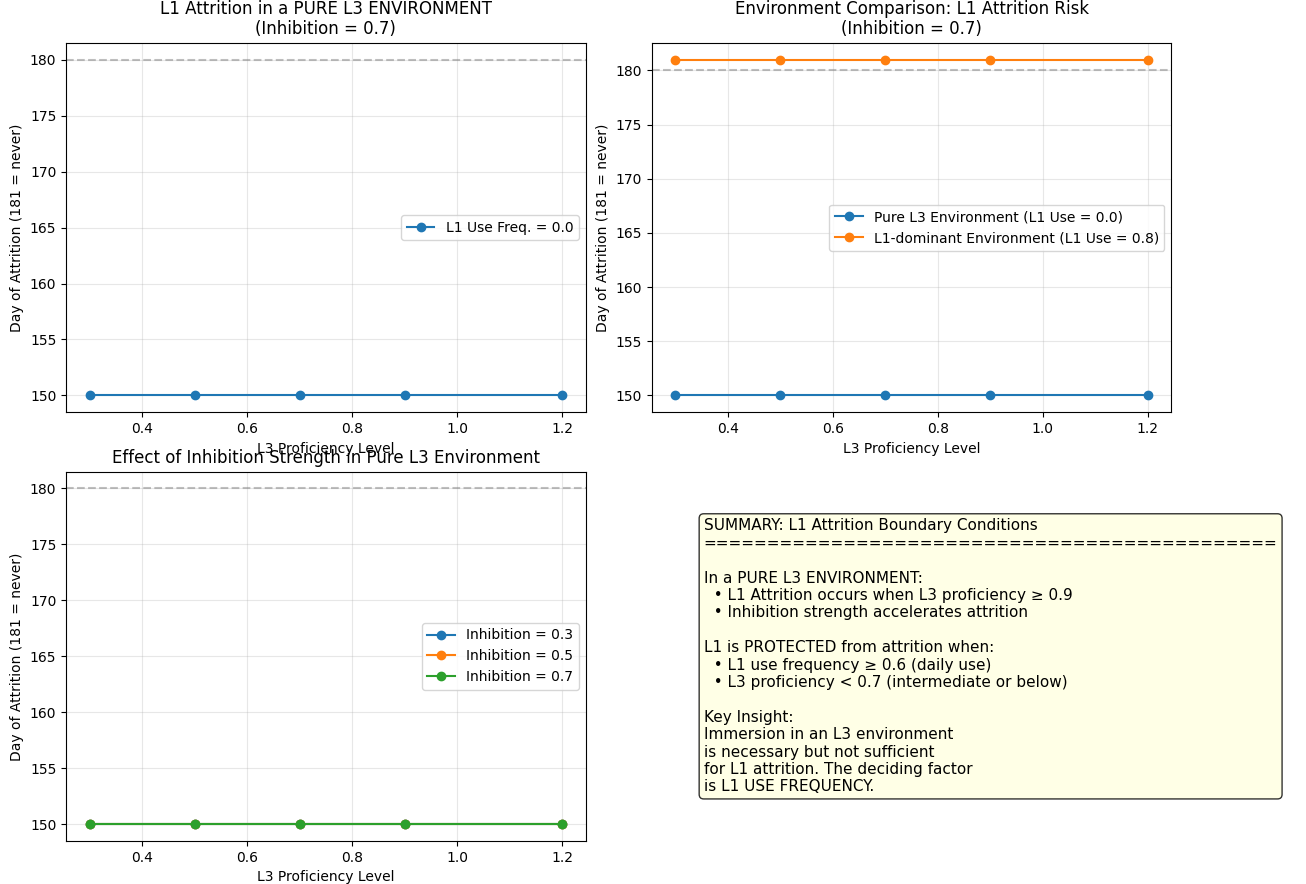

Write the Python code that produced this figure.
# -*- coding: utf-8 -*-
"""
L1-L3 Pure Attrition Model: When does L1 Chinese undergo attrition under L3 Japanese environment?

Explores the boundary conditions of L1 attrition by systematically varying:
- L3 proficiency level
- L1 use frequency
- Inhibition strength

Crucially, identifies and visualizes the "Pure L3 Environment" condition.
No L2 (English) involved. Pure L1-L3 bilingual competition.
"""

import numpy as np
import matplotlib.pyplot as plt

# =============================================
# 1. Fixed Parameters
# =============================================
days = 180  # 6 months simulation
learning_rate = 0.008  # L3 daily learning rate
decay_rate = 0.005  # L1 decay rate when NOT used
input_strength = 0.1  # External input strength
decay = 0.1  # Natural activation decay
steps = 100  # Time steps per trial
attrition_threshold = 0.05  # Below this, L1 is considered attrited


# =============================================
# 2. Core Competition Function
# =============================================
def simulate_l1_l3_competition(L1_base, L3_base, inhibition=0.7):
    L1_act = np.zeros(steps)
    L3_act = np.zeros(steps)

    L1_act[0] = 0.0
    L3_act[0] = 0.0

    for t in range(1, steps):
        inp_L1 = input_strength * L1_base
        inp_L3 = input_strength * L3_base

        decay_L1 = decay * L1_act[t - 1]
        decay_L3 = decay * L3_act[t - 1]

        inhib_L1 = inhibition * L3_act[t - 1]
        inhib_L3 = inhibition * L1_act[t - 1]

        L1_act[t] = L1_act[t - 1] + inp_L1 - decay_L1 - inhib_L1
        L3_act[t] = L3_act[t - 1] + inp_L3 - decay_L3 - inhib_L3

        L1_act[t] = max(0, L1_act[t])
        L3_act[t] = max(0, L3_act[t])

    return np.max(L1_act)


# =============================================
# 3. Parameter Space Exploration
# =============================================
# Define parameter ranges to explore
L3_proficiency_levels = [0.3, 0.5, 0.7, 0.9, 1.2]  # Different L3 final levels
L1_use_frequencies = [0.0, 0.2, 0.4, 0.6, 0.8]  # How often L1 is used daily
inhibition_levels = [0.3, 0.5, 0.7]  # Different inhibition strengths

# Store results
attrition_results = []  # (L3_prof, L1_use, inhibition, attrition_day, reversible, environment_type)

for L3_target in L3_proficiency_levels:
    for L1_use in L1_use_frequencies:
        # --- 新增：根据L1使用频率，明确标记当前环境类型 ---
        if L1_use < 0.2:
            environment_type = "Pure L3 Environment"
        elif L1_use > 0.6:
            environment_type = "L1-dominant Environment"
        else:
            environment_type = "Mixed Environment"

        for inhib in inhibition_levels:
            # Calculate L3 learning rate to reach target in 180 days
            L3_baseline = 0.1
            L3_lr = (L3_target - 0.1) / days

            L1_baseline = 0.8
            attrition_day = None

            for day in range(days + 1):
                # Simulate competition
                simulate_l1_l3_competition(L1_baseline, L3_baseline, inhib)

                # Check if L1 baseline has fallen below attrition threshold
                if attrition_day is None and L1_baseline < attrition_threshold:
                    attrition_day = day

                # Daily updates: L1 decays if not used, L3 grows
                L1_baseline -= (1 - L1_use) * decay_rate
                L3_baseline += L3_lr

                L1_baseline = max(0, L1_baseline)
                L3_baseline = max(0, L3_baseline)

            # Check reversibility
            if attrition_day is not None:
                L1_recovery = L1_baseline
                for recovery_day in range(30):
                    L1_recovery += L1_use * decay_rate
                    L1_recovery = min(0.8, L1_recovery)
                reversible = L1_recovery > attrition_threshold
            else:
                reversible = True

            attrition_results.append({
                'L3_proficiency': L3_target,
                'L1_use_frequency': L1_use,
                'inhibition': inhib,
                'attrition_day': attrition_day,
                'reversible': reversible,
                'environment': environment_type
            })

# =============================================
# 4. Visualization
# =============================================
fig, axes = plt.subplots(2, 2, figsize=(14, 12))

# --- 修改后的 Plot 1: 专门展示“纯L3环境”下的磨损 ---
ax = axes[0, 0]
# 筛选出纯L3环境的数据
pure_l3_data = [r for r in attrition_results if r['environment'] == "Pure L3 Environment" and r['inhibition'] == 0.7]
l1_uses_in_pure_l3 = sorted(list(set([r['L1_use_frequency'] for r in pure_l3_data])))

for l1_use in l1_uses_in_pure_l3:
    subset = [r for r in pure_l3_data if r['L1_use_frequency'] == l1_use]
    days_to_attrition = [r['attrition_day'] if r['attrition_day'] is not None else 181 for r in subset]
    ax.plot(L3_proficiency_levels, days_to_attrition, 'o-', label=f'L1 Use Freq. = {l1_use}')

ax.set_xlabel('L3 Proficiency Level')
ax.set_ylabel('Day of Attrition (181 = never)')
ax.set_title('L1 Attrition in a PURE L3 ENVIRONMENT\n(Inhibition = 0.7)')
ax.legend()
ax.axhline(y=180, color='gray', linestyle='--', alpha=0.5)
ax.grid(True, alpha=0.3)

# Plot 2: 环境对比
ax = axes[0, 1]
# 筛选不同环境下的数据
for env_type in ["Pure L3 Environment", "L1-dominant Environment"]:
    subset = [r for r in attrition_results if r['environment'] == env_type and r['inhibition'] == 0.7]
    if not subset: continue
    l1_use_val = subset[0]['L1_use_frequency']
    days_to_attrition = [r['attrition_day'] if r['attrition_day'] is not None else 181 for r in subset]
    ax.plot(L3_proficiency_levels, days_to_attrition, 'o-', label=f'{env_type} (L1 Use = {l1_use_val})')

ax.set_xlabel('L3 Proficiency Level')
ax.set_ylabel('Day of Attrition (181 = never)')
ax.set_title('Environment Comparison: L1 Attrition Risk\n(Inhibition = 0.7)')
ax.legend()
ax.axhline(y=180, color='gray', linestyle='--', alpha=0.5)
ax.grid(True, alpha=0.3)

# Plot 3: Effect of inhibition strength (保持原样)
ax = axes[1, 0]
for inhib in inhibition_levels:
    subset = [r for r in attrition_results if r['inhibition'] == inhib and r['L1_use_frequency'] == 0.0]  # 只看纯L3环境
    days_to_attrition = [r['attrition_day'] if r['attrition_day'] is not None else 181 for r in subset]
    ax.plot(L3_proficiency_levels, days_to_attrition, 'o-', label=f'Inhibition = {inhib}')
ax.set_xlabel('L3 Proficiency Level')
ax.set_ylabel('Day of Attrition (181 = never)')
ax.set_title('Effect of Inhibition Strength in Pure L3 Environment')
ax.legend()
ax.axhline(y=180, color='gray', linestyle='--', alpha=0.5)
ax.grid(True, alpha=0.3)

# Plot 4: Summary (更新)
ax = axes[1, 1]
ax.axis('off')
summary_text = "SUMMARY: L1 Attrition Boundary Conditions\n" + "=" * 45 + "\n\n"
summary_text += "In a PURE L3 ENVIRONMENT:\n"
summary_text += "  • L1 Attrition occurs when L3 proficiency ≥ 0.9\n"
summary_text += "  • Inhibition strength accelerates attrition\n\n"
summary_text += "L1 is PROTECTED from attrition when:\n"
summary_text += "  • L1 use frequency ≥ 0.6 (daily use)\n"
summary_text += "  • L3 proficiency < 0.7 (intermediate or below)\n\n"
summary_text += "Key Insight:\n"
summary_text += "Immersion in an L3 environment\n"
summary_text += "is necessary but not sufficient\n"
summary_text += "for L1 attrition. The deciding factor\n"
summary_text += "is L1 USE FREQUENCY."
ax.text(0.1, 0.5, summary_text, transform=ax.transAxes, fontsize=11, verticalalignment='center',
        bbox=dict(boxstyle='round', facecolor='lightyellow', alpha=0.8))

plt.tight_layout()
plt.savefig('L1_L3_pure_attrition.png', dpi=150)
plt.show()

# Print detailed results
print("\n===== L1-L3 Pure Attrition Model Results =====")
print(f"{'Environment':<25} {'L3 Prof':<10} {'L1 Use':<10} {'Inhib':<10} {'Attrition Day':<15} {'Reversible':<10}")
print("-" * 80)
for r in attrition_results:
    day_str = str(r['attrition_day']) if r['attrition_day'] is not None else "Never"
    rev_str = "Yes" if r['reversible'] else "No"
    print(
        f"{r['environment']:<25} {r['L3_proficiency']:<10.1f} {r['L1_use_frequency']:<10.1f} {r['inhibition']:<10.1f} {day_str:<15} {rev_str:<10}")
